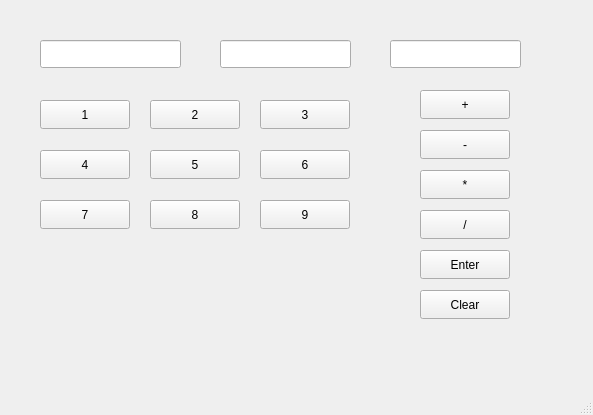
<?xml version="1.0" encoding="UTF-8"?>
<ui version="4.0">
 <class>MainWindow</class>
 <widget class="QMainWindow" name="MainWindow">
  <property name="geometry">
   <rect>
    <x>0</x>
    <y>0</y>
    <width>593</width>
    <height>415</height>
   </rect>
  </property>
  <property name="windowTitle">
   <string>MainWindow</string>
  </property>
  <widget class="QWidget" name="centralwidget">
   <widget class="QLineEdit" name="num1Edit">
    <property name="geometry">
     <rect>
      <x>40</x>
      <y>40</y>
      <width>141</width>
      <height>28</height>
     </rect>
    </property>
   </widget>
   <widget class="QLineEdit" name="num2Edit">
    <property name="geometry">
     <rect>
      <x>220</x>
      <y>40</y>
      <width>131</width>
      <height>28</height>
     </rect>
    </property>
   </widget>
   <widget class="QLineEdit" name="resultEdit">
    <property name="geometry">
     <rect>
      <x>390</x>
      <y>40</y>
      <width>131</width>
      <height>28</height>
     </rect>
    </property>
   </widget>
   <widget class="QPushButton" name="plusButton">
    <property name="geometry">
     <rect>
      <x>420</x>
      <y>90</y>
      <width>90</width>
      <height>29</height>
     </rect>
    </property>
    <property name="text">
     <string>+</string>
    </property>
   </widget>
   <widget class="QPushButton" name="minusButton">
    <property name="geometry">
     <rect>
      <x>420</x>
      <y>130</y>
      <width>90</width>
      <height>29</height>
     </rect>
    </property>
    <property name="text">
     <string>-</string>
    </property>
   </widget>
   <widget class="QPushButton" name="multiButton">
    <property name="geometry">
     <rect>
      <x>420</x>
      <y>170</y>
      <width>90</width>
      <height>29</height>
     </rect>
    </property>
    <property name="text">
     <string>*</string>
    </property>
   </widget>
   <widget class="QPushButton" name="n1Button">
    <property name="geometry">
     <rect>
      <x>40</x>
      <y>100</y>
      <width>90</width>
      <height>29</height>
     </rect>
    </property>
    <property name="text">
     <string>1</string>
    </property>
   </widget>
   <widget class="QPushButton" name="n2Button">
    <property name="geometry">
     <rect>
      <x>150</x>
      <y>100</y>
      <width>90</width>
      <height>29</height>
     </rect>
    </property>
    <property name="text">
     <string>2</string>
    </property>
   </widget>
   <widget class="QPushButton" name="n3Button">
    <property name="geometry">
     <rect>
      <x>260</x>
      <y>100</y>
      <width>90</width>
      <height>29</height>
     </rect>
    </property>
    <property name="text">
     <string>3</string>
    </property>
   </widget>
   <widget class="QPushButton" name="enterButton">
    <property name="geometry">
     <rect>
      <x>420</x>
      <y>250</y>
      <width>90</width>
      <height>29</height>
     </rect>
    </property>
    <property name="text">
     <string>Enter</string>
    </property>
   </widget>
   <widget class="QPushButton" name="divideButton">
    <property name="geometry">
     <rect>
      <x>420</x>
      <y>210</y>
      <width>90</width>
      <height>29</height>
     </rect>
    </property>
    <property name="text">
     <string>/</string>
    </property>
   </widget>
   <widget class="QPushButton" name="clearButton">
    <property name="geometry">
     <rect>
      <x>420</x>
      <y>290</y>
      <width>90</width>
      <height>29</height>
     </rect>
    </property>
    <property name="text">
     <string>Clear</string>
    </property>
   </widget>
   <widget class="QPushButton" name="n4Button">
    <property name="geometry">
     <rect>
      <x>40</x>
      <y>150</y>
      <width>90</width>
      <height>29</height>
     </rect>
    </property>
    <property name="text">
     <string>4</string>
    </property>
   </widget>
   <widget class="QPushButton" name="n5Button">
    <property name="geometry">
     <rect>
      <x>150</x>
      <y>150</y>
      <width>90</width>
      <height>29</height>
     </rect>
    </property>
    <property name="text">
     <string>5</string>
    </property>
   </widget>
   <widget class="QPushButton" name="n6Button">
    <property name="geometry">
     <rect>
      <x>260</x>
      <y>150</y>
      <width>90</width>
      <height>29</height>
     </rect>
    </property>
    <property name="text">
     <string>6</string>
    </property>
   </widget>
   <widget class="QPushButton" name="n7Button">
    <property name="geometry">
     <rect>
      <x>40</x>
      <y>200</y>
      <width>90</width>
      <height>29</height>
     </rect>
    </property>
    <property name="text">
     <string>7</string>
    </property>
   </widget>
   <widget class="QPushButton" name="n8Button">
    <property name="geometry">
     <rect>
      <x>150</x>
      <y>200</y>
      <width>90</width>
      <height>29</height>
     </rect>
    </property>
    <property name="text">
     <string>8</string>
    </property>
   </widget>
   <widget class="QPushButton" name="n9Button">
    <property name="geometry">
     <rect>
      <x>260</x>
      <y>200</y>
      <width>90</width>
      <height>29</height>
     </rect>
    </property>
    <property name="text">
     <string>9</string>
    </property>
   </widget>
  </widget>
  <widget class="QMenuBar" name="menubar">
   <property name="geometry">
    <rect>
     <x>0</x>
     <y>0</y>
     <width>593</width>
     <height>25</height>
    </rect>
   </property>
  </widget>
  <widget class="QStatusBar" name="statusbar"/>
 </widget>
 <resources/>
 <connections/>
</ui>
